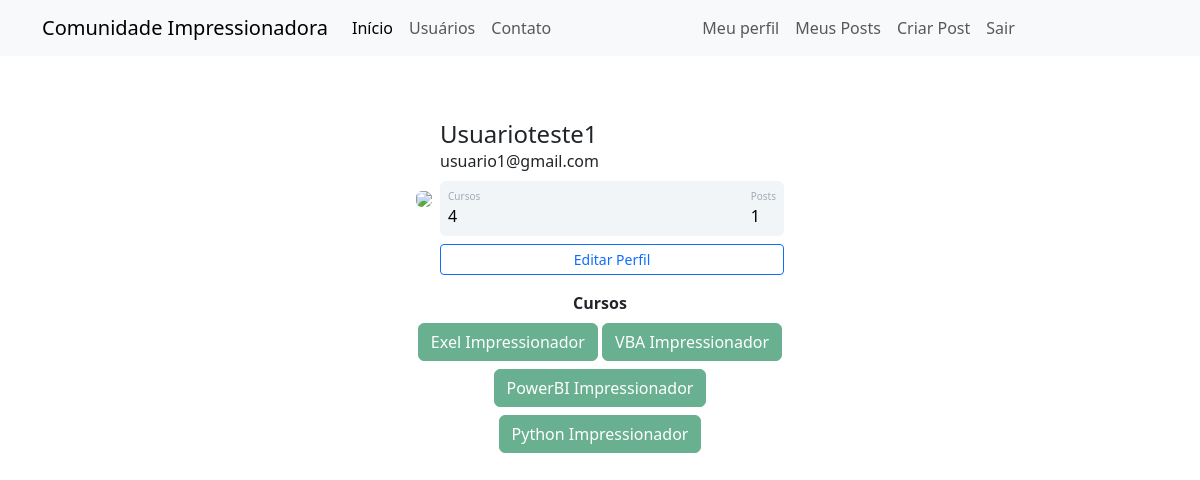
The page /perfil (signed in) on the database its author committed.
### comunidadeimpressionadora/models.py (models this page shows)
class Usuario(database.Model, UserMixin):
    id = database.Column(database.Integer, primary_key=True)
    username = database.Column(database.String, nullable=False, unique=True) # Nullable mostra q esse campo sempre tem que ser preenchido
    email = database.Column(database.String, nullable=False, unique=True)
    senha = database.Column(database.String, nullable=False)
    foto_perfil = database.Column(database.String, default='default.jpg')
    posts = database.relationship('Post', backref='autor', lazy=True)
    curso = database.Column(database.String, nullable=False, default='Não Informado') # Default eh um valor padra oque vai ta predefinido no banco de dados
    def contar_posts(self):
       return len(self.posts)

### comunidadeimpressionadora/routes.py (the view)
@app.route('/perfil')
@login_required
def perfil():
    foto_perfil = url_for('static', filename=f'fotos_perfil/{current_user.foto_perfil}')
    return render_template('perfil.html', foto_perfil=foto_perfil)

### comunidadeimpressionadora/models.py (called while the page is built)
@login_manager.user_loader
def load_usuario(id_usuario):
    return Usuario.query.get(int(id_usuario))

### comunidadeimpressionadora/templates/perfil.html (shortened to what this page needs)
{% extends 'base.html' %}
{% block body %}
    <div class="container mt-5 d-flex justify-content-center">
        <div class="card p-3">
            <div class="d-flex align-items-center">
                <div class="image pe-2"> <img src="{{ foto_perfil }}" class="rounded" width="200"> </div>
                <div class="ml-3 w-100">
                    <h4 class="mb-0 mt-0">{{ current_user.username }}</h4> <span>{{ current_user.email }}</span>
                    <div class="p-2 mt-2 bg-primary d-flex justify-content-between rounded text-white stats">
                        {% if current_user.curso in "Não Informado" %}
                            0
                        {% else %}
                            <div class="d-flex flex-column"> <span class="articles">Cursos</span> <span class="number1">{{ current_user.curso.count(';') + 1 }}</span> </div>
                        {% endif %}
                        <div class="d-flex flex-column"> <span class="rating">Posts</span> <span class="number3">{{ current_user.contar_posts() }}</span> </div>
                    </div>
                    <div class="button mt-2 d-flex flex-row align-items-center"><a class="w-100" href="{{ url_for('editar_perfil') }}"><button class="btn btn-sm btn-outline-primary w-100">Editar Perfil</button></a></div>
                </div>
            </div>
        </div>
    </div>
<div class="row justify-content-center">
    <div class="col-4" style="text-align: center;">
        <b>Cursos</b><br>
        {% for curso in current_user.curso.split(';') %}
            <button type="button" class="btn btn-success mt-2" disabled>{{ curso }}</button>
        {% endfor %}
    </div>
</div>
{% endblock %}

### comunidadeimpressionadora/templates/base.html (shortened to what this page needs)
<!DOCTYPE html>
<html lang="pt-br">
<head>
    <link href="https://cdn.jsdelivr.net/npm/bootstrap@5.3.3/dist/css/bootstrap.min.css" rel="stylesheet">
    <link rel="stylesheet" type="text/css" href="../static/main.css">
</head>
<body>
    {% include 'navbar.html' %}
    {% block body %}
    {% endblock %}
</body>
</html>

### comunidadeimpressionadora/templates/navbar.html (shortened to what this page needs)
<!DOCTYPE html>
<html lang="en">
<head>
</head>
<body>
      <nav class="navbar navbar-expand-lg navbar-light bg-light">
    <div class="container-fluid container">
      <a class="navbar-brand" href="{{ url_for('home') }}">Comunidade Impressionadora</a>
      <div class="collapse navbar-collapse" id="navbarSupportedContent">
        <ul class="navbar-nav me-auto mb-2 mb-lg-0">
          <li class="nav-item">
            <a class="nav-link active" aria-current="page" href="{{ url_for('home') }}">Início</a>
          </li>
              <li class="nav-item">
                <a class="nav-link" href="{{ url_for('usuarios') }}">Usuários</a>
              </li>
              <li class="nav-item">
            <a class="nav-link" href="{{ url_for('contato') }}">Contato</a>
          </li>
        </ul>
        <ul class="d-flex navbar-nav me-auto mb-2 mb-lg-0">
          {% if current_user.is_authenticated %}
              <li class="nav-item">
                <a class="nav-link" href="{{ url_for('perfil') }}">Meu perfil</a>
              </li>
             <li class="nav-item">
                <a class="nav-link" href="{{ url_for('exibir_meus_posts') }}">Meus Posts</a>
              </li>
              <li class="nav-item">
                <a class="nav-link" href="{{ url_for('criar_post') }}">Criar Post</a>
              </li>
              <li class="nav-item">
                <a class="nav-link" href="{{ url_for('sair') }}">Sair</a>
              </li>
          {% endif %}
        </ul>
      </div>
    </div>
  </nav>
</body>
</html>

### comunidadeimpressionadora/static/main.css (style rules this page uses)
.card { width: 400px; border: none; border-radius: 10px; background-color: #fff }
.stats { background: #f2f5f8 !important; color: #000 !important }
.articles { font-size: 10px; color: #a1aab9 }
.number1 { font-weight: 500 }
.rating { font-size: 10px; color: #a1aab9 }
.number3 { font-weight: 500 }

### rows shown on the page
Usuario: username "Usuarioteste1", email "usuario1@gmail.com", curso "4"

### other values the page prints
{{ current_user.contar_posts() }} "1"
{{ curso }} "Exel Impressionador" "VBA Impressionador" "PowerBI Impressionador" "Python Impressionador"
